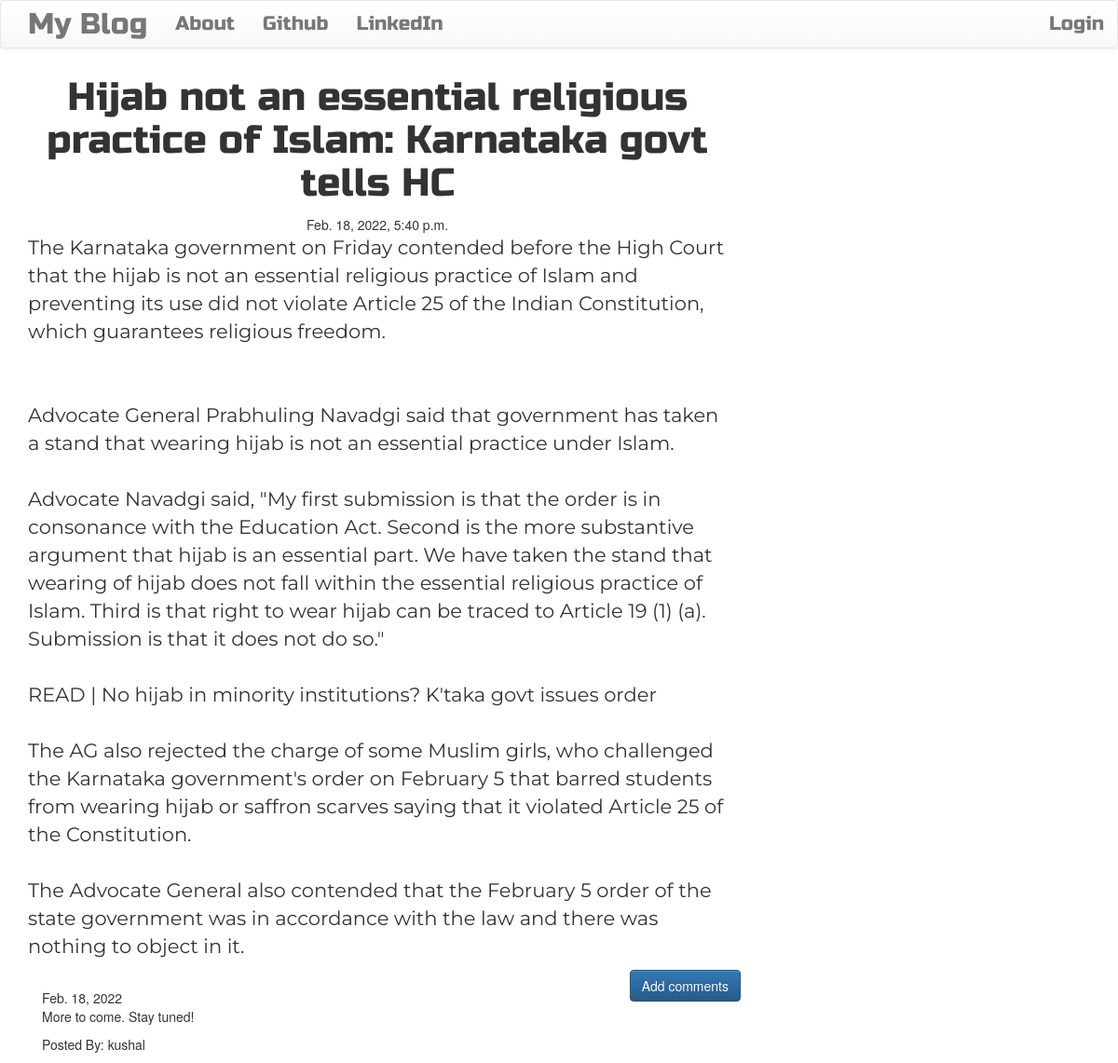
Page /post/9 on the committed database.
### blog/models.py (models this page shows, shortened)
class Post(models.Model):
    author = models.ForeignKey('auth.User',on_delete=models.CASCADE)
    post_title = models.CharField(max_length = 256)
    post_desc = models.TextField() # not mandatory to have max_length
    created_date = models.DateTimeField(default = timezone.now)
    published_date = models.DateTimeField(blank= True,null=True)

class Comment(models.Model):
    post = models.ForeignKey('blog.Post',related_name ='comments',on_delete=models.CASCADE)
    author = models.CharField(max_length =  256) #we wont select from list or use logged in user
    comment_desc = models.TextField()
    created_date = models.DateField(default = timezone.now)
    approved_comment = models.BooleanField(default = False)

### blog/views.py (the view)
# urls.py: path('post/<int:pk>',views.PostDetailView.as_view(),name='post_detail_view'),
class PostDetailView(DetailView):
    model = Post

### blog/templates/blog/post_detail.html (shortened to what this page needs)
{% extends 'blog/base.html' %}
{%  block block-content %}
  <h1 class=" posttitle loader">{{post.post_title}}</h1>
  {% if post.published_date %}
    <div class=" date postdate ">
      {{post.published_date}}
    </div>
    {% else %}
    <a class="btn btn-default" href="{% url 'post_publish' pk=post.pk %}">Publish</a>
  {% endif %}
  <p class='postcontent'>{{post.post_desc|safe|linebreaksbr}}</p>
  <a class="btn btn-primary btn-comment" href="{% url 'add_comment_to_post' pk=post.pk %}">Add comments</a>
  <div class="container">
    {% for comment in post.comments.all %}
        <br>
        {% if user.is_authenticated or comment.approved_comment %}
          {{comment.created_date}}
          <p>{{comment.comment_desc|safe|linebreaksbr}}</p>
          <p>Posted By: {{comment.author}}</p>
        {% endif %}
        {% empty %}
        <p>No comments!</p>
    {% endfor %}
  </div>
{% endblock %}

### blog/static/css/blog.css (style rules this page uses)
.postdate { text-align: center; }
.posttitle { font-family: 'Russo One', sans-serif; font-size: 3em; text-align: center; }
.postcontent { font-family: 'Montserrat'; font-size: 1.5em; }
.btn-comment { position: absolute; right: 0px; }
.loader { filter:hue-rotate(0deg); color: linear-gradient(45deg,#0f8,#08f); animation:hue 5000ms infinite linear; }

### rows in the picture
Post: post_title "Hijab not an essential religious practice of Islam: Karnataka govt tells HC", published_date "Feb. 18, 2022, 5:40 p.m.", post_desc "The Karnataka government on Friday contended before the High Court that the hijab is not an essential religious practice of Islam and preventing its use did not violate Article 25 of the Indian Constitution, which guarantees religious freedom. Advocate General Prabhuling Navadgi said that government has taken a stand that wearing hijab is not an essential practice under Islam. Advocate Navadgi said, \"My first submission is that the order is in consonance with the Education Act. Second is the more substantive argument that hijab is an essential part. We have taken the stand that wearing of hijab does not fall within the essential religious practice of Islam. Third is that right to wear hijab…"
Comment: created_date "Feb. 18, 2022", comment_desc "More to come. Stay tuned!", author "kushal"
